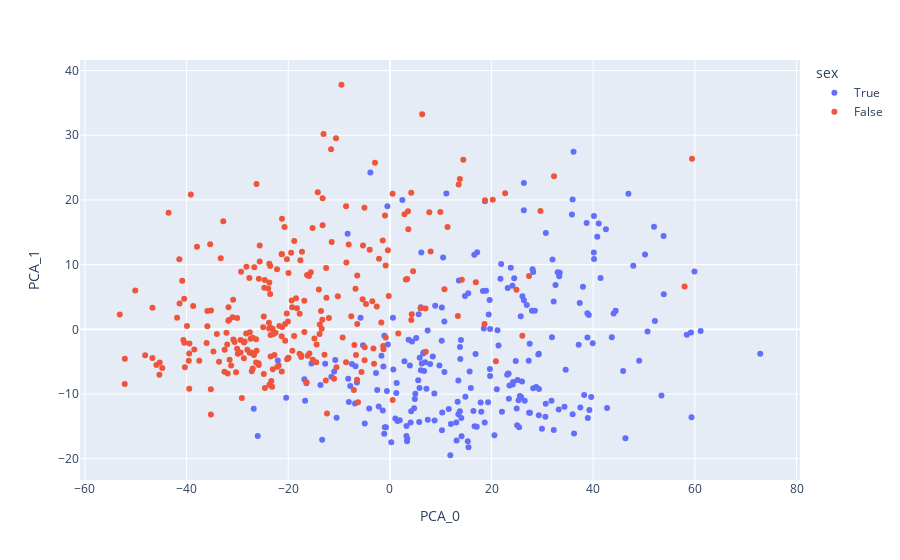

Notebook code for this chart:
### Code cell
pca = PCA(n_components=2)
x = pca.fit_transform(body_df.drop('sex', axis=1))
pca_df = pd.DataFrame(data=x, columns=[f'PCA_{i}' for i in range(x.shape[1])])
pca_df['sex'] = body_df['sex']
fig = px.scatter(pca_df, x='PCA_0', y='PCA_1', color='sex')
fig.show()

### Figure 1 — Plotly figure (JSON) as saved in the notebook; plotly's stock layout.template omitted (floating-point values rounded to 4 significant figures; data arrays with more than 128 entries replaced by an {"elided": "..."} marker saying what was removed)
{"data": [{"hovertemplate": "sex=True<br>PCA_0=%{x}<br>PCA_1=%{y}<extra></extra>", "legendgroup": "True", "marker": {"color": "#636efa", "symbol": "circle"}, "mode": "markers", "name": "True", "orientation": "v", "showlegend": true, "type": "scatter", "x": {"elided": "247 float values"}, "xaxis": "x", "y": {"elided": "247 float values"}, "yaxis": "y"}, {"hovertemplate": "sex=False<br>PCA_0=%{x}<br>PCA_1=%{y}<extra></extra>", "legendgroup": "False", "marker": {"color": "#EF553B", "symbol": "circle"}, "mode": "markers", "name": "False", "orientation": "v", "showlegend": true, "type": "scatter", "x": {"elided": "260 float values"}, "xaxis": "x", "y": {"elided": "260 float values"}, "yaxis": "y"}], "layout": {"legend": {"title": {"text": "sex"}, "tracegroupgap": 0}, "margin": {"t": 60}, "xaxis": {"anchor": "y", "domain": [0, 1], "title": {"text": "PCA_0"}}, "yaxis": {"anchor": "x", "domain": [0, 1], "title": {"text": "PCA_1"}}}}
